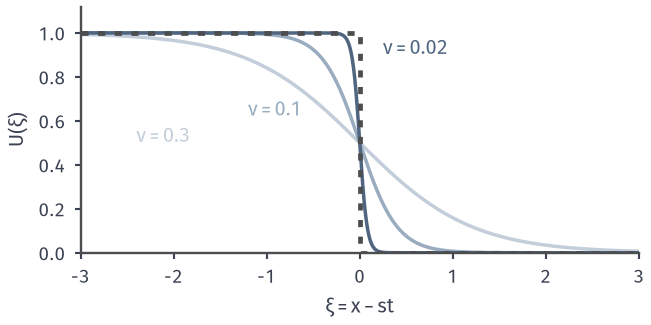

Python code for this plot:
from pathlib import Path
import sys
ROOT = next(p for p in Path(__file__).resolve().parents if (p/'build.sh').is_file() and (p/'tex/book.tex').is_file())
sys.path.insert(0, str(ROOT/'figures/06-differential-equations/02-partial-differential-equations/matplotlib/cons-common'))
from cons_common import *
# Target: exact viscous travelling wave of Burgers tends to the jump as nu->0.
fig, ax = figure(width_mm=92, height_mm=46); style(ax)
xi=np.linspace(-3,3,2000)
for nu,c,lab,tx,ty in ((.3,SHADES[0],'$\\nu=0.3$',-2.4,.5),(.1,SHADES[1],'$\\nu=0.1$',-1.2,.62),(.02,SHADES[3],'$\\nu=0.02$',.25,.9)):
    ax.plot(xi,.5-.5*np.tanh(xi/(4*nu)),color=c,lw=1.4); ax.text(tx,ty,lab,color=c)
ax.plot([-3,0,0,3],[1,1,0,0],color=LINE,lw=1.9,ls=(0,(1.5,2)))
ax.set_xlim(-3,3); ax.set_ylim(0,1.12); ax.set_xlabel('$\\xi=x-st$'); ax.set_ylabel('$U(\\xi)$')
save(fig, HERE(__file__), 'figure', {'formula':'U=1/2-1/2 tanh(xi/(4 nu))'})
